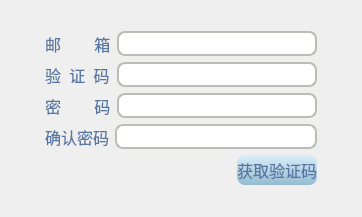
<?xml version="1.0" encoding="UTF-8"?>
<ui version="4.0">
 <class>changepasswd</class>
 <widget class="QDialog" name="changepasswd">
  <property name="geometry">
   <rect>
    <x>0</x>
    <y>0</y>
    <width>362</width>
    <height>217</height>
   </rect>
  </property>
  <property name="font">
   <font>
    <family>Ubuntu Mono</family>
    <pointsize>12</pointsize>
   </font>
  </property>
  <property name="windowTitle">
   <string>重置密码</string>
  </property>
  <property name="styleSheet">
   <string notr="true">	color: rgb(86, 118, 162);</string>
  </property>
  <layout class="QHBoxLayout" name="horizontalLayout_6">
   <item>
    <spacer name="horizontalSpacer_2">
     <property name="orientation">
      <enum>Qt::Horizontal</enum>
     </property>
     <property name="sizeHint" stdset="0">
      <size>
       <width>27</width>
       <height>20</height>
      </size>
     </property>
    </spacer>
   </item>
   <item>
    <layout class="QVBoxLayout" name="verticalLayout_2">
     <item>
      <spacer name="verticalSpacer">
       <property name="orientation">
        <enum>Qt::Vertical</enum>
       </property>
       <property name="sizeHint" stdset="0">
        <size>
         <width>20</width>
         <height>40</height>
        </size>
       </property>
      </spacer>
     </item>
     <item>
      <layout class="QVBoxLayout" name="verticalLayout">
       <item>
        <layout class="QHBoxLayout" name="horizontalLayout">
         <item>
          <widget class="QLabel" name="label">
           <property name="text">
            <string>邮        箱</string>
           </property>
          </widget>
         </item>
         <item>
          <widget class="QLineEdit" name="mail_editor">
           <property name="sizePolicy">
            <sizepolicy hsizetype="Expanding" vsizetype="Fixed">
             <horstretch>200</horstretch>
             <verstretch>25</verstretch>
            </sizepolicy>
           </property>
           <property name="minimumSize">
            <size>
             <width>200</width>
             <height>25</height>
            </size>
           </property>
           <property name="font">
            <font>
             <pointsize>12</pointsize>
            </font>
           </property>
           <property name="styleSheet">
            <string notr="true">    border-style: outset;
    border-radius: 8px;
	color: rgb(86, 118, 162);
	border:2px solid rgb(186, 189, 182);</string>
           </property>
           <property name="maxLength">
            <number>50</number>
           </property>
           <property name="alignment">
            <set>Qt::AlignCenter</set>
           </property>
          </widget>
         </item>
        </layout>
       </item>
       <item>
        <layout class="QHBoxLayout" name="horizontalLayout_2">
         <item>
          <widget class="QLabel" name="label_2">
           <property name="text">
            <string>验  证  码</string>
           </property>
          </widget>
         </item>
         <item>
          <widget class="QLineEdit" name="code_editor">
           <property name="minimumSize">
            <size>
             <width>200</width>
             <height>25</height>
            </size>
           </property>
           <property name="maximumSize">
            <size>
             <width>200</width>
             <height>25</height>
            </size>
           </property>
           <property name="font">
            <font>
             <pointsize>12</pointsize>
            </font>
           </property>
           <property name="styleSheet">
            <string notr="true">    border-style: outset;
    border-radius: 8px;
	color: rgb(86, 118, 162);
	border:2px solid rgb(186, 189, 182);</string>
           </property>
           <property name="maxLength">
            <number>4</number>
           </property>
           <property name="alignment">
            <set>Qt::AlignCenter</set>
           </property>
          </widget>
         </item>
        </layout>
       </item>
       <item>
        <layout class="QHBoxLayout" name="horizontalLayout_5">
         <item>
          <widget class="QLabel" name="label_3">
           <property name="text">
            <string>密        码</string>
           </property>
          </widget>
         </item>
         <item>
          <widget class="QLineEdit" name="passwd_editor">
           <property name="sizePolicy">
            <sizepolicy hsizetype="Expanding" vsizetype="Fixed">
             <horstretch>200</horstretch>
             <verstretch>25</verstretch>
            </sizepolicy>
           </property>
           <property name="minimumSize">
            <size>
             <width>200</width>
             <height>25</height>
            </size>
           </property>
           <property name="font">
            <font>
             <pointsize>12</pointsize>
            </font>
           </property>
           <property name="styleSheet">
            <string notr="true">    border-style: outset;
    border-radius: 8px;
	color: rgb(86, 118, 162);
	border:2px solid rgb(186, 189, 182);</string>
           </property>
           <property name="maxLength">
            <number>50</number>
           </property>
           <property name="alignment">
            <set>Qt::AlignCenter</set>
           </property>
          </widget>
         </item>
        </layout>
       </item>
       <item>
        <layout class="QHBoxLayout" name="horizontalLayout_4">
         <item>
          <widget class="QLabel" name="label_4">
           <property name="text">
            <string>确认密码</string>
           </property>
          </widget>
         </item>
         <item>
          <widget class="QLineEdit" name="repasswd_editor">
           <property name="sizePolicy">
            <sizepolicy hsizetype="Expanding" vsizetype="Fixed">
             <horstretch>200</horstretch>
             <verstretch>25</verstretch>
            </sizepolicy>
           </property>
           <property name="minimumSize">
            <size>
             <width>200</width>
             <height>25</height>
            </size>
           </property>
           <property name="font">
            <font>
             <pointsize>12</pointsize>
            </font>
           </property>
           <property name="styleSheet">
            <string notr="true">    border-style: outset;
    border-radius: 8px;
	color: rgb(86, 118, 162);
	border:2px solid rgb(186, 189, 182);</string>
           </property>
           <property name="maxLength">
            <number>50</number>
           </property>
           <property name="alignment">
            <set>Qt::AlignCenter</set>
           </property>
          </widget>
         </item>
        </layout>
       </item>
       <item>
        <layout class="QHBoxLayout" name="horizontalLayout_3">
         <item>
          <spacer name="horizontalSpacer">
           <property name="orientation">
            <enum>Qt::Horizontal</enum>
           </property>
           <property name="sizeHint" stdset="0">
            <size>
             <width>40</width>
             <height>20</height>
            </size>
           </property>
          </spacer>
         </item>
         <item>
          <widget class="QPushButton" name="pushButton">
           <property name="minimumSize">
            <size>
             <width>80</width>
             <height>30</height>
            </size>
           </property>
           <property name="maximumSize">
            <size>
             <width>80</width>
             <height>30</height>
            </size>
           </property>
           <property name="styleSheet">
            <string notr="true">QPushButton{
    background-color: qlineargradient(spread:pad, x1:0, y1:1, x2:0, y2:0, stop:0 rgba(149, 187, 209, 255), stop:1 rgba(218, 238, 249, 255));
    border-style: outset;
    border-radius: 8px;
	color:rgb(86, 118, 162);
    }
QPushButton:pressed {
    background-color: qlineargradient(spread:pad, x1:0, y1:1, x2:0, y2:0, stop:0 rgba(17, 100, 162, 255), stop:1 rgba(61, 140, 201, 255));
    border-style: inset;
    border-radius: 8px;
	color:white;
    }</string>
           </property>
           <property name="text">
            <string>获取验证码</string>
           </property>
          </widget>
         </item>
        </layout>
       </item>
      </layout>
     </item>
     <item>
      <spacer name="verticalSpacer_2">
       <property name="orientation">
        <enum>Qt::Vertical</enum>
       </property>
       <property name="sizeHint" stdset="0">
        <size>
         <width>20</width>
         <height>40</height>
        </size>
       </property>
      </spacer>
     </item>
    </layout>
   </item>
   <item>
    <spacer name="horizontalSpacer_3">
     <property name="orientation">
      <enum>Qt::Horizontal</enum>
     </property>
     <property name="sizeHint" stdset="0">
      <size>
       <width>27</width>
       <height>20</height>
      </size>
     </property>
    </spacer>
   </item>
  </layout>
 </widget>
 <resources/>
 <connections/>
</ui>
